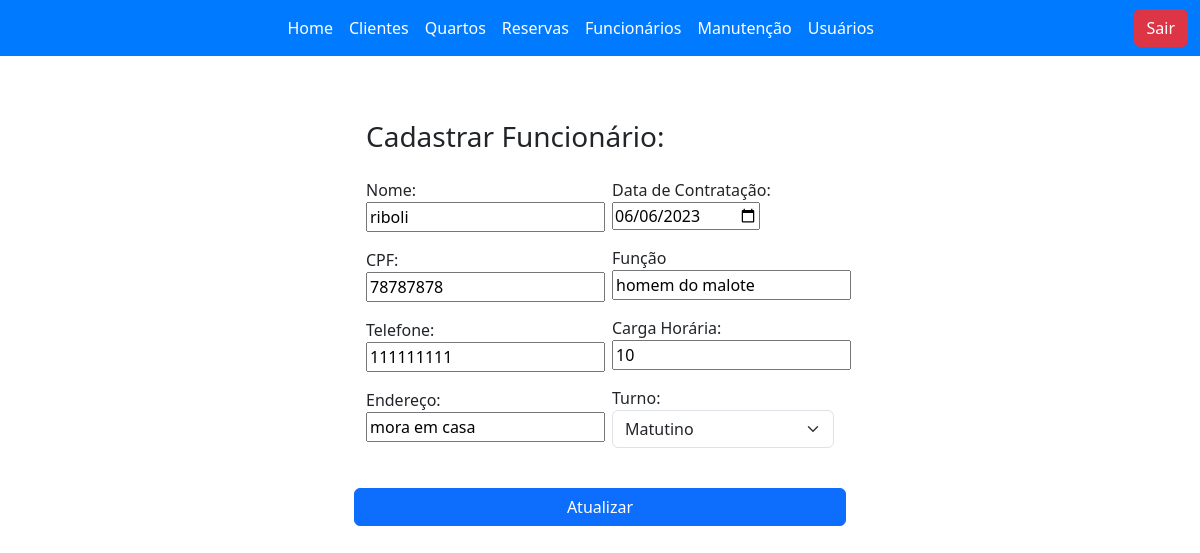
Page /view/funcionarioForm.php?id=11 on the committed database.
### tables this page shows
CREATE TABLE `funcionario` (
  `id` mediumint(9) NOT NULL,
  `nome` varchar(150) NOT NULL,
  `cpf` varchar(150) NOT NULL,
  `telefone` varchar(150) NOT NULL,
  `endereco` varchar(150) NOT NULL,
  `data_contratacao` varchar(45) NOT NULL,
  `funcao` varchar(150) NOT NULL,
  `carga_horaria` int(11) NOT NULL,
  `turno` varchar(150) NOT NULL
);

### model/DB.class.php (called while the page is built, shortened)
<?php
class BD
{
    private $host = "php-mysql";
    private $dbname = "db_aula";
    private $port = 3306;
    private $usuario = "root";
    private $senha = "root";
    private $db_charset = "utf8";
    public function conn()
    {
        $conn = "mysql:host=$this->host;dbname=$this->dbname;port=$this->port";
        return new PDO(
            $conn,
            $this->usuario,
            $this->senha,
            [PDO::MYSQL_ATTR_INIT_COMMAND => "SET NAMES " . $this->db_charset]
        );
    }
    public function buscar($nome_tabela, $id)
    {
        $conn = $this->conn();
        $sql = "SELECT * FROM $nome_tabela WHERE id=?;";
        $st = $conn->prepare($sql);
        $st->execute([$id]);
        return $st->fetchObject();
    }
}

### controller/funcionarioController.php (called while the page is built, shortened)
<?php
include "../model/DB.class.php";
class funcionarioController
{
    private $model;
    private $table = "funcionario";
    public function __construct()
    {
        $this->model = new BD();
    }
    public function buscar($id)
    {
        return $this->model->buscar($this->table, $id);
    }
}

### view/funcionarioForm.php (the view, shortened to what this page needs)
<?php
include_once '../controller/funcionarioController.php';
include "base/header.php";
$funcionario = new funcionarioController();
if (!empty($_GET['id'])) {
    $data = $funcionario->buscar($_GET['id']);
}
?>
<div class="d-flex w-100 justify-content-center">
    <div class="d-flex w-100 justify-content-center">
        <div class="d-flex justify-content-center mt-5 col-5">
            <form action="funcionarioForm.php" method="post" class="p-3">
                <h3 class="mb-4">Cadastrar Funcionário:</h3>
                <div class="row">
                    <div class="col w-50">
                        <div class="mb-3">
                            <label for="">Nome:</label>
                            <input type="text" name="nome" value="<?php echo (!empty($data->nome) ? $data->nome : "") ?>"><br>
                        </div>
                        <div class="mb-3">
                            <label for="">CPF:</label>
                            <input type="text" name="cpf" value="<?php echo (!empty($data->cpf) ? $data->cpf : "") ?>"><br>
                        </div>
                        <div class="mb-3">
                            <label for="">Telefone:</label>
                            <input type="phone" name="telefone" value="<?php echo (!empty($data->telefone) ? $data->telefone : "") ?>"><br>
                        </div>
                        <div class="mb-3">
                            <label for="">Endereço:</label>
                            <input type="text" name="endereco" value="<?php echo (!empty($data->endereco) ? $data->endereco : "") ?>"><br>
                        </div>
                    </div>
                    <div class="col w-50">
                        <div class="mb-3">
                            <label for="">Data de Contratação:</label><br>
                            <input type="date" name="data_contratacao" value="<?php echo (!empty($data->data_contratacao) ? $data->data_contratacao : "") ?>"><br>
                        </div>
                        <div class="mb-3">
                            <label for="">Função</label>
                            <input type="text" name="funcao" value="<?php echo (!empty($data->funcao) ? $data->funcao : "") ?>"><br>
                        </div>
                        <div class="mb-3">
                            <label for="">Carga Horária:</label>
                            <input type="text" name="carga_horaria" value="<?php echo (!empty($data->carga_horaria) ? $data->carga_horaria : "") ?>"><br>
                        </div>
                        <div class="mb-3">
                            <label for="">Turno:</label>
                            <select name="turno" class="form-select">
                                <option value="matutino">Matutino</option>
                            </select><br>
                        </div>
                    </div>
                    <button type="submit" class="btn btn-primary">
                        <?php echo (empty($_GET['id']) ? "Salvar" : "Atualizar") ?> </button><br>
                </div>
            </form>
        </div>
    </div>
</div>

### rows in the picture
funcionario: nome "riboli", cpf "78787878", telefone "111111111", endereco "mora em casa", data_contratacao "06/06/2023", funcao "homem do malote", carga_horaria "10"
